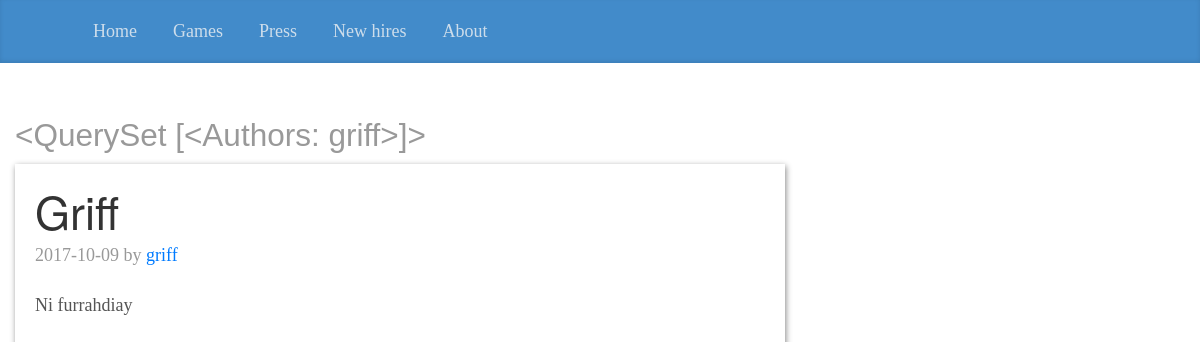
/2, run on the app's committed database.
### home/models.py (models this page shows, shortened)
class Authors(models.Model):
    author_name = models.CharField(max_length=50)
    author_email = models.CharField(max_length=30)
    def __str__(self):
        return self.author_name

class Post(models.Model):
    post_title = models.CharField(max_length=130)
    date = models.DateField()
    author = models.ForeignKey(Authors, on_delete=models.CASCADE)
    image = models.BinaryField(blank=True)
    content = models.TextField()

### home/views.py (the view)
# urls.py: path('<int:pk>', Author.as_view())]
class Author(TemplateView):
    template_name = 'home/authors_posts.html'
    def get_context_data(self, **kwargs):
        author = self.kwargs['pk']
        context = super(Author, self).get_context_data(**kwargs)
        context['author'] = Authors.objects.all().filter(pk=author)
        context['posts'] = Post.objects.all().filter(author=author)
        return context

### home/templates/home/authors_posts.html
{% extends "home/base.html"%}
{% block content %}
<div class="col-sm-8 blog-main">
    <h3 class="author_name">{{author}}</h3>
    {% for post in posts%}
        <div class="blog-post">
            <h2 class="blog-post-title">{{post.post_title}}</h2>
            <p class="blog-post-meta">{{ post.date|date:"Y-m-d" }} by  <a href="{{post.author.id}}">{{post.author}}</a></p>
            <p>{{post.content}}</p>
        </div>
    {% endfor%}
</div>
{% endblock %}

### home/static/custom/custom.css (style rules this page uses)
@media (min-width: 48em) { html { font-size: 18px; } }
body { font-family: Georgia, "Times New Roman", Times, serif; color: #555; }
h1, .h1, h2, .h2, h3, .h3, h4, .h4, h5, .h5, h6, .h6 { font-family: "Helvetica Neue", Helvetica, Arial, sans-serif; font-weight: 400; color: #333; }
.blog-post { margin-bottom: 4rem; box-shadow: 1px 2px 6px #888888; padding: 20px; }
.blog-post-title { margin-bottom: .25rem; font-size: 2.5rem; }
.blog-post-meta { margin-bottom: 1.25rem; color: #999; }
.author_name { font-family: Arial, Helvetica, sans-serif; color: #999; }

### data on the page
Authors: author_name "<QuerySet [<Authors: griff>]>"
Post: post_title "Griff", date "2017-10-09", author "griff", content "Ni furrahdiay"
